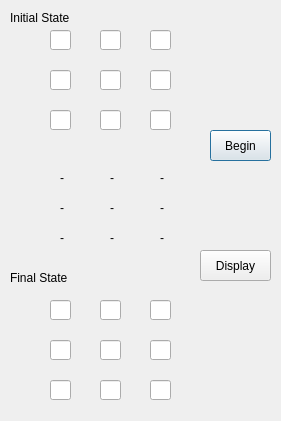
<?xml version="1.0" encoding="UTF-8"?>
<ui version="4.0">
 <class>Dialog</class>
 <widget class="QDialog" name="Dialog">
  <property name="geometry">
   <rect>
    <x>0</x>
    <y>0</y>
    <width>281</width>
    <height>421</height>
   </rect>
  </property>
  <property name="windowTitle">
   <string>Dialog</string>
  </property>
  <widget class="QLabel" name="title_1">
   <property name="geometry">
    <rect>
     <x>10</x>
     <y>10</y>
     <width>101</width>
     <height>16</height>
    </rect>
   </property>
   <property name="text">
    <string>Initial State</string>
   </property>
  </widget>
  <widget class="QLineEdit" name="init_1">
   <property name="geometry">
    <rect>
     <x>50</x>
     <y>30</y>
     <width>21</width>
     <height>20</height>
    </rect>
   </property>
  </widget>
  <widget class="QLineEdit" name="init_2">
   <property name="geometry">
    <rect>
     <x>100</x>
     <y>30</y>
     <width>21</width>
     <height>20</height>
    </rect>
   </property>
  </widget>
  <widget class="QLineEdit" name="init_3">
   <property name="geometry">
    <rect>
     <x>150</x>
     <y>30</y>
     <width>21</width>
     <height>20</height>
    </rect>
   </property>
  </widget>
  <widget class="QLineEdit" name="init_4">
   <property name="geometry">
    <rect>
     <x>50</x>
     <y>70</y>
     <width>21</width>
     <height>20</height>
    </rect>
   </property>
  </widget>
  <widget class="QLineEdit" name="init_5">
   <property name="geometry">
    <rect>
     <x>100</x>
     <y>70</y>
     <width>21</width>
     <height>20</height>
    </rect>
   </property>
  </widget>
  <widget class="QLineEdit" name="init_6">
   <property name="geometry">
    <rect>
     <x>150</x>
     <y>70</y>
     <width>21</width>
     <height>20</height>
    </rect>
   </property>
  </widget>
  <widget class="QLineEdit" name="init_7">
   <property name="geometry">
    <rect>
     <x>50</x>
     <y>110</y>
     <width>21</width>
     <height>20</height>
    </rect>
   </property>
  </widget>
  <widget class="QLineEdit" name="init_8">
   <property name="geometry">
    <rect>
     <x>100</x>
     <y>110</y>
     <width>21</width>
     <height>20</height>
    </rect>
   </property>
  </widget>
  <widget class="QLineEdit" name="init_9">
   <property name="geometry">
    <rect>
     <x>150</x>
     <y>110</y>
     <width>21</width>
     <height>20</height>
    </rect>
   </property>
  </widget>
  <widget class="QLabel" name="show1">
   <property name="geometry">
    <rect>
     <x>60</x>
     <y>170</y>
     <width>16</width>
     <height>16</height>
    </rect>
   </property>
   <property name="text">
    <string>-</string>
   </property>
  </widget>
  <widget class="QLabel" name="show2">
   <property name="geometry">
    <rect>
     <x>110</x>
     <y>170</y>
     <width>16</width>
     <height>16</height>
    </rect>
   </property>
   <property name="text">
    <string>-</string>
   </property>
  </widget>
  <widget class="QLabel" name="show3">
   <property name="geometry">
    <rect>
     <x>160</x>
     <y>170</y>
     <width>16</width>
     <height>16</height>
    </rect>
   </property>
   <property name="text">
    <string>-</string>
   </property>
  </widget>
  <widget class="QLabel" name="show4">
   <property name="geometry">
    <rect>
     <x>60</x>
     <y>200</y>
     <width>16</width>
     <height>16</height>
    </rect>
   </property>
   <property name="text">
    <string>-</string>
   </property>
  </widget>
  <widget class="QLabel" name="show5">
   <property name="geometry">
    <rect>
     <x>110</x>
     <y>200</y>
     <width>16</width>
     <height>16</height>
    </rect>
   </property>
   <property name="text">
    <string>-</string>
   </property>
  </widget>
  <widget class="QLabel" name="show6">
   <property name="geometry">
    <rect>
     <x>160</x>
     <y>200</y>
     <width>16</width>
     <height>16</height>
    </rect>
   </property>
   <property name="text">
    <string>-</string>
   </property>
  </widget>
  <widget class="QLabel" name="show7">
   <property name="geometry">
    <rect>
     <x>60</x>
     <y>230</y>
     <width>16</width>
     <height>16</height>
    </rect>
   </property>
   <property name="text">
    <string>-</string>
   </property>
  </widget>
  <widget class="QLabel" name="show8">
   <property name="geometry">
    <rect>
     <x>110</x>
     <y>230</y>
     <width>16</width>
     <height>16</height>
    </rect>
   </property>
   <property name="text">
    <string>-</string>
   </property>
  </widget>
  <widget class="QLabel" name="show9">
   <property name="geometry">
    <rect>
     <x>160</x>
     <y>230</y>
     <width>16</width>
     <height>16</height>
    </rect>
   </property>
   <property name="text">
    <string>-</string>
   </property>
  </widget>
  <widget class="QLabel" name="title_2">
   <property name="geometry">
    <rect>
     <x>10</x>
     <y>270</y>
     <width>101</width>
     <height>16</height>
    </rect>
   </property>
   <property name="text">
    <string>Final State</string>
   </property>
  </widget>
  <widget class="QLineEdit" name="final_1">
   <property name="geometry">
    <rect>
     <x>50</x>
     <y>300</y>
     <width>21</width>
     <height>20</height>
    </rect>
   </property>
  </widget>
  <widget class="QLineEdit" name="final_2">
   <property name="geometry">
    <rect>
     <x>100</x>
     <y>300</y>
     <width>21</width>
     <height>20</height>
    </rect>
   </property>
  </widget>
  <widget class="QLineEdit" name="final_3">
   <property name="geometry">
    <rect>
     <x>150</x>
     <y>300</y>
     <width>21</width>
     <height>20</height>
    </rect>
   </property>
  </widget>
  <widget class="QLineEdit" name="final_4">
   <property name="geometry">
    <rect>
     <x>50</x>
     <y>340</y>
     <width>21</width>
     <height>20</height>
    </rect>
   </property>
  </widget>
  <widget class="QLineEdit" name="final_5">
   <property name="geometry">
    <rect>
     <x>100</x>
     <y>340</y>
     <width>21</width>
     <height>20</height>
    </rect>
   </property>
  </widget>
  <widget class="QLineEdit" name="final_6">
   <property name="geometry">
    <rect>
     <x>150</x>
     <y>340</y>
     <width>21</width>
     <height>20</height>
    </rect>
   </property>
  </widget>
  <widget class="QLineEdit" name="final_7">
   <property name="geometry">
    <rect>
     <x>50</x>
     <y>380</y>
     <width>21</width>
     <height>20</height>
    </rect>
   </property>
  </widget>
  <widget class="QLineEdit" name="final_8">
   <property name="geometry">
    <rect>
     <x>100</x>
     <y>380</y>
     <width>21</width>
     <height>20</height>
    </rect>
   </property>
  </widget>
  <widget class="QLineEdit" name="final_9">
   <property name="geometry">
    <rect>
     <x>150</x>
     <y>380</y>
     <width>21</width>
     <height>20</height>
    </rect>
   </property>
  </widget>
  <widget class="QPushButton" name="Begin">
   <property name="geometry">
    <rect>
     <x>210</x>
     <y>130</y>
     <width>61</width>
     <height>31</height>
    </rect>
   </property>
   <property name="text">
    <string>Begin</string>
   </property>
  </widget>
  <widget class="QPushButton" name="Display">
   <property name="geometry">
    <rect>
     <x>200</x>
     <y>250</y>
     <width>71</width>
     <height>31</height>
    </rect>
   </property>
   <property name="text">
    <string>Display</string>
   </property>
  </widget>
 </widget>
 <resources/>
 <connections/>
</ui>
